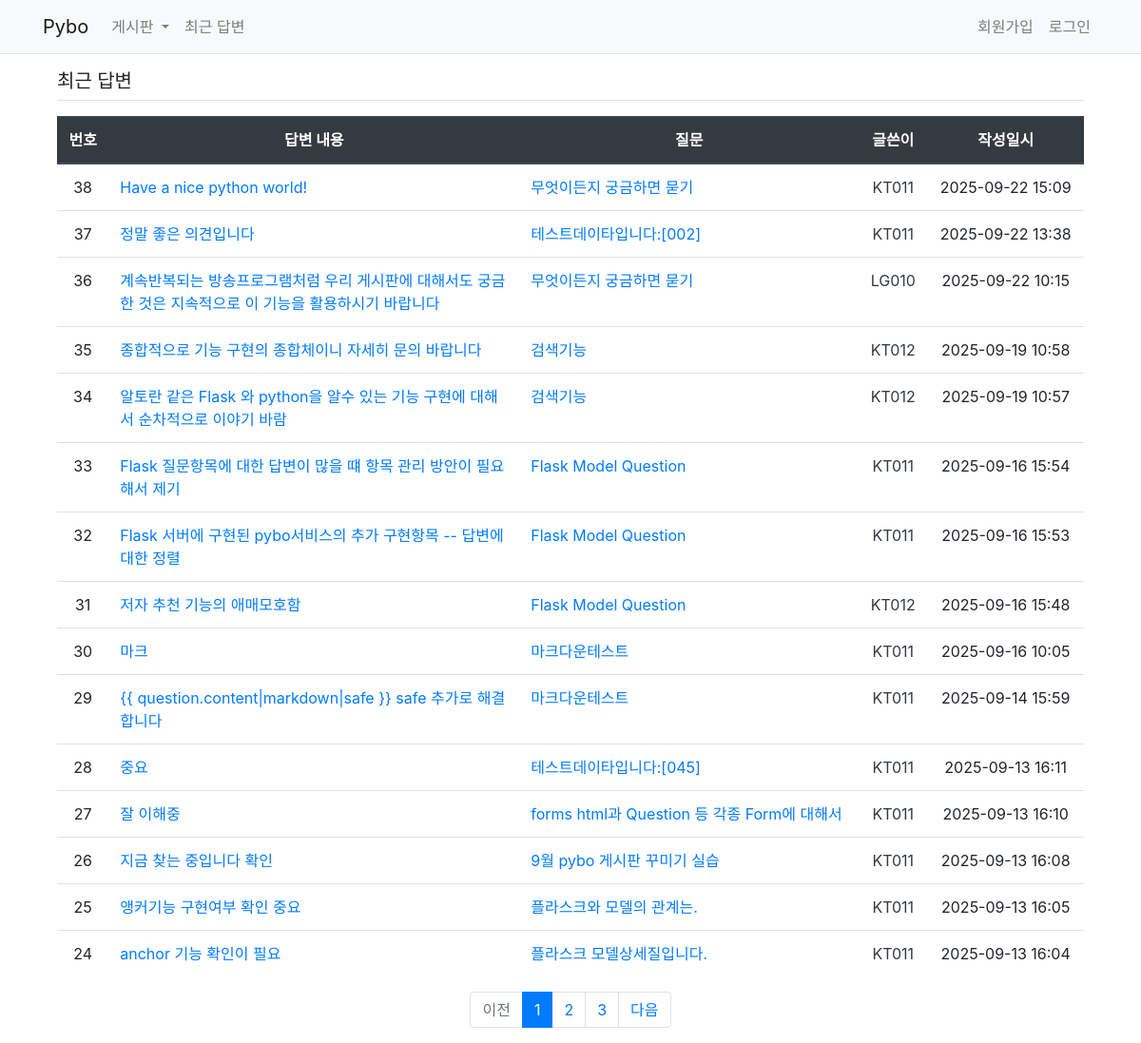
Before: /question/answers/ with the older database file.
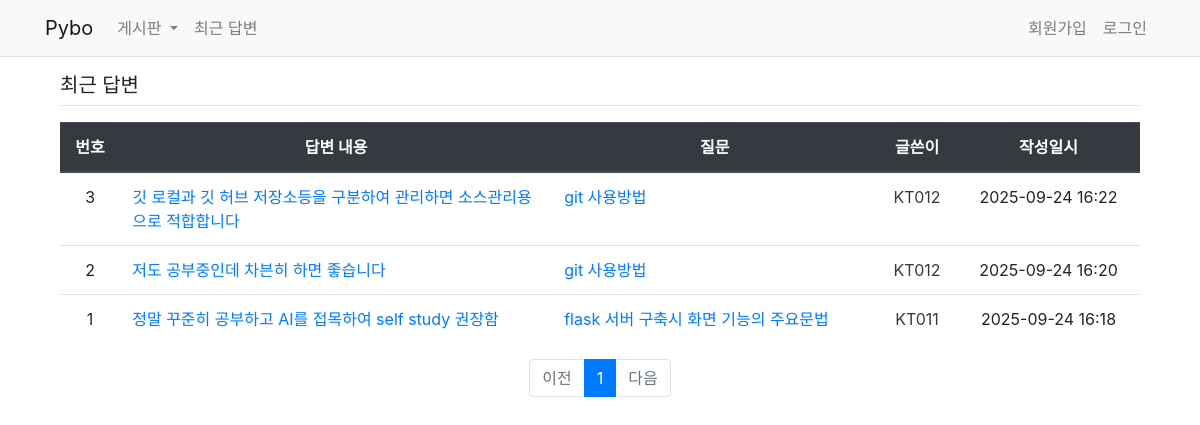
After: the same page with the newer database file.
### pybo/models.py (models this page shows)
class Answer(db.Model):
    id = db.Column(db.Integer, primary_key=True)
    question_id = db.Column(db.Integer, db.ForeignKey('question.id', ondelete='CASCADE'), nullable=False)
    question = db.relationship('Question', back_populates='answer_set')
    content = db.Column(db.Text(), nullable=False)
    create_date = db.Column(db.DateTime(), nullable=False, server_default=db.func.now())
    modify_date = db.Column(db.DateTime(), nullable=True)
    user_id = db.Column(db.Integer, db.ForeignKey('user.id', ondelete='CASCADE'), nullable=False)
    user = db.relationship('User', back_populates='answer_set')
    voter = db.relationship('User', secondary=answer_voter, back_populates='answer_voter_set')
    comment_set = db.relationship('Comment', back_populates='answer', cascade='all, delete-orphan')

class Question(db.Model):
    id = db.Column(db.Integer, primary_key=True)
    subject = db.Column(db.String(200), nullable=False)
    content = db.Column(db.Text(), nullable=False)
    create_date = db.Column(db.DateTime(), nullable=False, server_default=db.func.now())
    modify_date = db.Column(db.DateTime(), nullable=True)
    user_id = db.Column(db.Integer, db.ForeignKey('user.id', ondelete='CASCADE'), nullable=False)
    user = db.relationship('User', back_populates='question_set')
    answer_set = db.relationship('Answer', back_populates='question', cascade='all, delete-orphan')
    voter = db.relationship('User', secondary=question_voter, back_populates='question_voter_set')
    comment_set = db.relationship('Comment', back_populates='question', cascade='all, delete-orphan')
    category_id = db.Column(db.Integer, db.ForeignKey('category.id', ondelete='CASCADE'), nullable=False, server_default=db.text('1'))
    category = db.relationship('Category', back_populates='question_set')
    view_count = db.Column(db.Integer, server_default='0', nullable=False)

class User(db.Model):
    id = db.Column(db.Integer, primary_key=True)
    username = db.Column(db.String(150), unique=True, nullable=False)
    password = db.Column(db.String(200), nullable=False)
    email = db.Column(db.String(120), unique=False, nullable=False)   # email 중복허용
    create_date = db.Column(db.DateTime(), nullable=False, server_default=db.func.now())
    question_set = db.relationship('Question', back_populates='user', cascade='all, delete-orphan')
    answer_set = db.relationship('Answer', back_populates='user', cascade='all, delete-orphan')
    question_voter_set = db.relationship('Question', secondary=question_voter, back_populates='voter')
    answer_voter_set = db.relationship('Answer', secondary=answer_voter, back_populates='voter')
    comment_set = db.relationship('Comment', back_populates='user', cascade='all, delete-orphan')

### pybo/views/question_views.py (the view)
@bp.route('/answers/')
def recent_answers():
    page = request.args.get('page', type=int, default=1)
    answer_list = Answer.query.join(Question).join(User)\
        .order_by(Answer.create_date.desc())\
        .paginate(page=page, per_page=15)
    return render_template('answer/answer_list.html', answer_list=answer_list)

### pybo/filter.py (called while the page is built)
def format_datetime(value, fmt='%Y-%m-%d %H:%M'):
    return value.strftime(fmt)

### pybo/views/auth_views.py (called while the page is built)
@bp.before_app_request
def load_logged_in_user():
    user_id = session.get('user_id')
    if user_id is None:
        g.user = None
    else:
        g.user = User.query.get(user_id)

### pybo/templates/answer/answer_list.html
{% extends 'base.html' %}
{% block content %}
<div class="container my-3">
    <h5 class="my-3 border-bottom pb-2">최근 답변</h5>
    <table class="table">
        <thead>
        <tr class="text-center thead-dark">
            <th>번호</th>
            <th style="width:40%">답변 내용</th>
            <th>질문</th>
            <th>글쓴이</th>
            <th>작성일시</th>
        </tr>
        </thead>
        <tbody>
        {% if answer_list.items %}
        {% for answer in answer_list.items %}
        <tr class="text-center">
            <td>{{ answer_list.total - ((answer_list.page-1) * answer_list.per_page) - loop.index0 }}</td>
            <td class="text-left">
                {% if answer.question %}
                <a href="{{ url_for('question.detail', question_id=answer.question.id) }}#answer_{{ answer.id }}">
                    {{ answer.content|striptags|truncate(80) }}
                </a>
                {% else %}
                    <span class="text-muted">(삭제된 질문에 대한 답변)</span>
                {% endif %}
            </td>
            <td class="text-left">
                {% if answer.question %}
                <a href="{{ url_for('question.detail', question_id=answer.question.id) }}">
                    {{ answer.question.subject|truncate(30) }}
                </a>
                {% else %}
                    <span class="text-muted">(삭제된 질문)</span>
                {% endif %}
            </td>
            <td>
                {% if answer.user %}<a href="{{ url_for('user.profile', user_id=answer.user.id) }}" class="text-decoration-none text-dark">{{ answer.user.username }}</a>
                {% else %}<span class="text-muted">(탈퇴한 사용자)</span>{% endif %}
            </td>
            <td>{{ answer.create_date|datetime }}</td>
        </tr>
        {% endfor %}
        {% else %}
        <tr>
            <td colspan="5">답변이 없습니다.</td>
        </tr>
        {% endif %}
        </tbody>
    </table>
    <ul class="pagination justify-content-center">
        {% if answer_list.has_prev %}
        <li class="page-item">
            <a class="page-link" href="{{ url_for('question.recent_answers', page=answer_list.prev_num) }}">이전</a>
        </li>
        {% else %}
        <li class="page-item disabled">
            <a class="page-link" tabindex="-1" aria-disabled="true" href="javascript:void(0)">이전</a>
        </li>
        {% endif %}
        {% for page_num in answer_list.iter_pages() %}
            {% if page_num %}
                {% if page_num != answer_list.page %}
                <li class="page-item">
                    <a class="page-link" href="{{ url_for('question.recent_answers', page=page_num) }}">{{ page_num }}</a>
                </li>
                {% else %}
                <li class="page-item active" aria-current="page">
                    <a class="page-link" href="javascript:void(0)">{{ page_num }}</a>
                </li>
                {% endif %}
            {% else %}
                <li class="disabled"><a class="page-link" href="javascript:void(0)">...</a></li>
            {% endif %}
        {% endfor %}
        {% if answer_list.has_next %}
        <li class="page-item"><a class="page-link" href="{{ url_for('question.recent_answers', page=answer_list.next_num) }}">다음</a></li>
        {% else %}
        <li class="page-item disabled"><a class="page-link" tabindex="-1" aria-disabled="true" href="javascript:void(0)">다음</a></li>
        {% endif %}
    </ul>
</div>
{% endblock %}

Changed rows visible on the page:
removed Answer: id "38", content "Have a nice python world!", question.subject "무엇이든지 궁금하면 묻기", user.username "KT011", create_date "2025-09-22 15:09"
removed Answer: id "37", content "정말 좋은 의견입니다", question.subject "테스트데이타입니다:[002]", user.username "KT011", create_date "2025-09-22 13:38"
removed Answer: id "36", content "계속반복되는 방송프로그램처럼 우리 게시판에 대해서도 궁금한 것은 지속적으로 이 기능을 활용하시기 바랍니다", question.subject "무엇이든지 궁금하면 묻기", user.username "LG010", create_date "2025-09-22 10:15"
removed Answer: id "35", content "종합적으로 기능 구현의 종합체이니 자세히 문의 바랍니다", question.subject "검색기능", user.username "KT012", create_date "2025-09-19 10:58"
removed Answer: id "34", content "알토란 같은 Flask 와 python을 알수 있는 기능 구현에 대해서 순차적으로 이야기 바람", question.subject "검색기능", user.username "KT012", create_date "2025-09-19 10:57"
removed Answer: id "33", content "Flask 질문항목에 대한 답변이 많을 떄 항목 관리 방안이 필요해서 제기", question.subject "Flask Model Question", user.username "KT011", create_date "2025-09-16 15:54"
removed Answer: id "32", content "Flask 서버에 구현된 pybo서비스의 추가 구현항목 -- 답변에 대한 정렬", question.subject "Flask Model Question", user.username "KT011", create_date "2025-09-16 15:53"
removed Answer: id "31", content "저자 추천 기능의 애매모호함", question.subject "Flask Model Question", user.username "KT012", create_date "2025-09-16 15:48"
removed Answer: id "30", content "마크", question.subject "마크다운테스트", user.username "KT011", create_date "2025-09-16 10:05"
removed Answer: id "29", content "{{ question.content|markdown|safe }} safe 추가로 해결합니다", question.subject "마크다운테스트", user.username "KT011", create_date "2025-09-14 15:59"
removed Answer: id "28", content "중요", question.subject "테스트데이타입니다:[045]", user.username "KT011", create_date "2025-09-13 16:11"
removed Answer: id "27", content "잘 이해중", question.subject "forms html과 Question 등 각종 Form에 대해서", user.username "KT011", create_date "2025-09-13 16:10"
removed Answer: id "26", content "지금 찾는 중입니다 확인", question.subject "9월 pybo 게시판 꾸미기 실습", user.username "KT011", create_date "2025-09-13 16:08"
removed Answer: id "25", content "앵커기능 구현여부 확인 중요", question.subject "플라스크와 모델의 관계는.", user.username "KT011", create_date "2025-09-13 16:05"
removed Answer: id "24", content "anchor 기능 확인이 필요", question.subject "플라스크 모델상세질입니다.", user.username "KT011", create_date "2025-09-13 16:04"
now on this page (row edited): Answer: id "3", content "깃 로컬과 깃 허브 저장소등을 구분하여 관리하면 소스관리용으로 적합합니다", question.subject "git 사용방법", user.username "KT012", create_date "2025-09-24 16:22"
now on this page (row edited): Answer: total "2", content "저도 공부중인데 차븐히 하면 좋습니다", question.subject "git 사용방법", user.username "KT012", create_date "2025-09-24 16:20"
now on this page (row edited): Answer: total "1", content "정말 꾸준히 공부하고 AI를 접목하여 self study 권장함", question.subject "flask 서버 구축시 화면 기능의 주요문법", user.username "KT011", create_date "2025-09-24 16:18"
Other visible differences:
list line gone: "2"
list line gone: "3"
